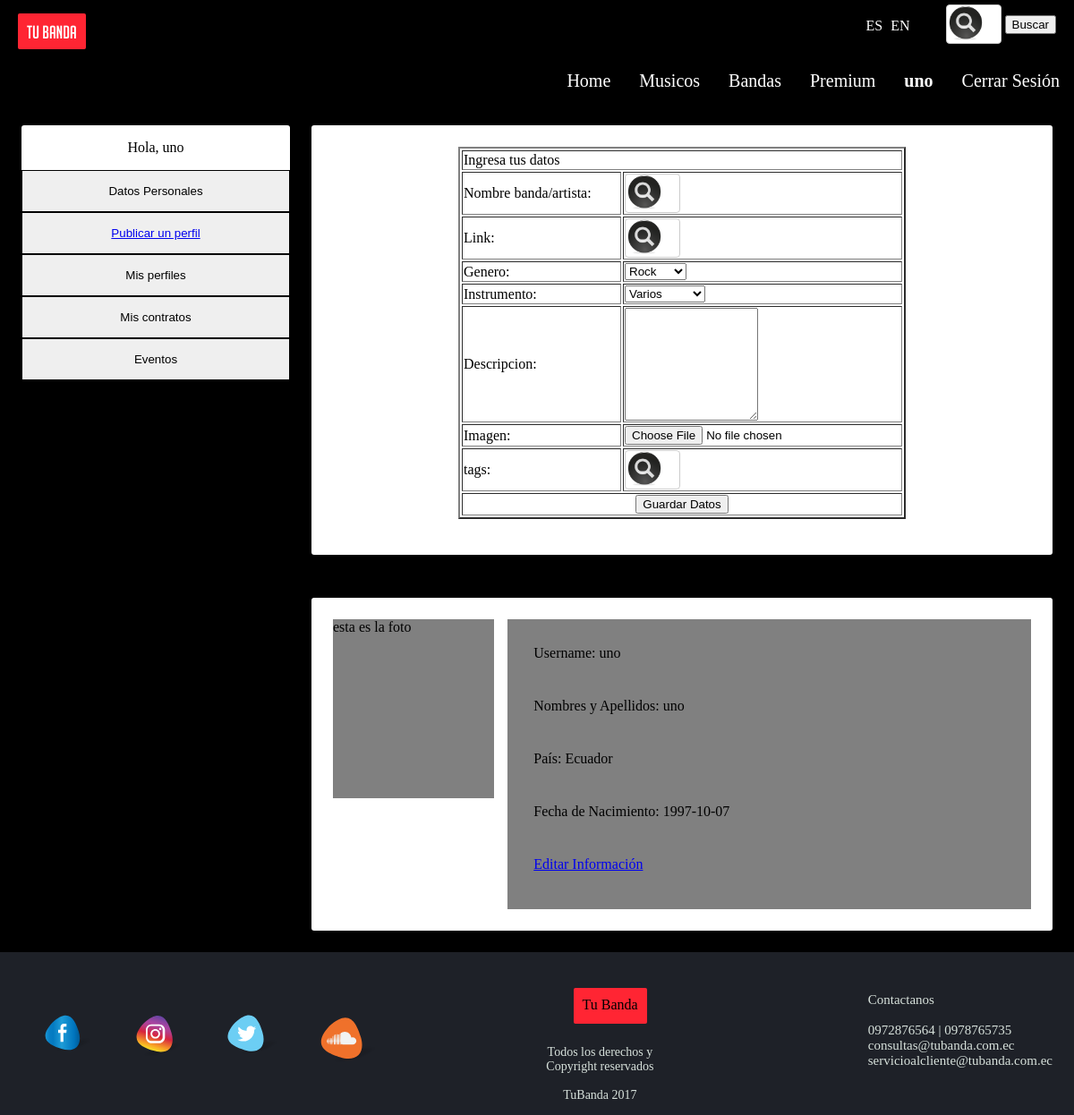
The page /ProyectoMusicaNuevo2/perfil.php (signed in) on the database its author committed.
### tables this page shows
CREATE TABLE Usuario(
    uID INT NOT NULL AUTO_INCREMENT,
    uCorreo VARCHAR(50) NOT NULL,
    uUsuario VARCHAR(20) NOT NULL,
    uNombre VARCHAR(30) NOT NULL,
    uContrasena VARCHAR(255) NOT NULL,
    uImagen text(100) NOT NULL,
    uFechaNacimiento DATE,
    uLugarOrigen VARCHAR(30),
    CONSTRAINT ck_usuario UNIQUE (uUsuario),
    CONSTRAINT ck_correo UNIQUE (uCorreo),
    CONSTRAINT pk_usuario PRIMARY KEY (uID)
);

### ProyectoMusicaNuevo2/PersonalInfo.php (the view)
<div class="foto">
esta es la foto
</div>
<div class="Datos">
     <p> Username: <?php echo  $_SESSION['uUsuario'];  ?></p>
     <p> Nombres y Apellidos:
       <?php
           $usuario_usuario = $_SESSION['uUsuario'];
           $uNombre = mysql_query("SELECT uNombre FROM Usuario WHERE uUsuario = '$usuario_usuario'");
           if($row = mysql_fetch_array($uNombre)){
             echo $row[0];
           }
       ?>
     </p>
     <p> País:
       <?php
           $uPais = mysql_query("SELECT uLugarOrigen FROM Usuario WHERE uUsuario = '$usuario_usuario'");
           if($row = mysql_fetch_array($uPais)){
             echo $row[0];
           }
       ?>
     </p>
     <p> Fecha de Nacimiento:
       <?php
           $uFecha = mysql_query("SELECT uFechaNacimiento FROM Usuario WHERE uUsuario = '$usuario_usuario'");
           if($row = mysql_fetch_array($uFecha)){
             echo $row[0];
           }
       ?>
     </p>
     <a href="#"><p> Editar Información </p> </a>
</div>

### ProyectoMusicaNuevo2/css/estilosPrueba.css (style rules this page uses)
body { background: black; margin: 0px; }

### ProyectoMusicaNuevo2/css/perfil.css (style rules this page uses)
.foto { width: 180px; height: 200px; background-color: grey; display: inline-block; }
.Datos { width: 75%; height: auto; background-color: grey; display: inline-block; float: right; padding: 0; }
.Datos p { margin-top: 5%; margin-left: 5%; margin-bottom: 7%; }

### rows shown on the page
usuario: uNombre "uno", uLugarOrigen "Ecuador", uFechaNacimiento "1997-10-07"

### other values the page prints
$_SESSION['uUsuario'] "uno"
